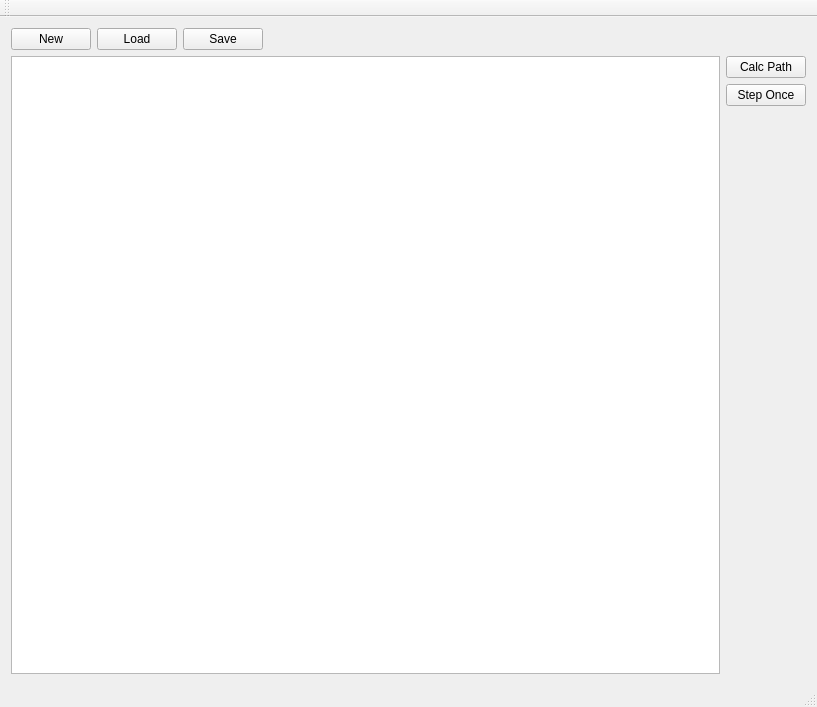
<?xml version="1.0" encoding="UTF-8"?>
<ui version="4.0">
 <class>MainWindow</class>
 <widget class="QMainWindow" name="MainWindow">
  <property name="geometry">
   <rect>
    <x>0</x>
    <y>0</y>
    <width>817</width>
    <height>707</height>
   </rect>
  </property>
  <property name="windowTitle">
   <string>MainWindow</string>
  </property>
  <widget class="QWidget" name="centralWidget">
   <layout class="QGridLayout" name="gridLayout">
    <item row="0" column="0" colspan="2">
     <layout class="QHBoxLayout" name="horizontalLayout">
      <item>
       <widget class="QPushButton" name="NewButton">
        <property name="text">
         <string>New</string>
        </property>
       </widget>
      </item>
      <item>
       <widget class="QPushButton" name="LoadButton">
        <property name="text">
         <string>Load</string>
        </property>
       </widget>
      </item>
      <item>
       <widget class="QPushButton" name="SaveButton">
        <property name="text">
         <string>Save</string>
        </property>
       </widget>
      </item>
      <item>
       <spacer name="horizontalSpacer">
        <property name="orientation">
         <enum>Qt::Horizontal</enum>
        </property>
        <property name="sizeHint" stdset="0">
         <size>
          <width>40</width>
          <height>20</height>
         </size>
        </property>
       </spacer>
      </item>
     </layout>
    </item>
    <item row="1" column="0" rowspan="3">
     <widget class="QTableWidget" name="tableWidget">
      <property name="autoFillBackground">
       <bool>true</bool>
      </property>
      <property name="lineWidth">
       <number>3</number>
      </property>
      <property name="midLineWidth">
       <number>2</number>
      </property>
      <property name="gridStyle">
       <enum>Qt::SolidLine</enum>
      </property>
      <property name="rowCount">
       <number>0</number>
      </property>
      <property name="columnCount">
       <number>0</number>
      </property>
     </widget>
    </item>
    <item row="1" column="1">
     <widget class="QPushButton" name="CalcFullPathButton">
      <property name="text">
       <string>Calc Path</string>
      </property>
     </widget>
    </item>
    <item row="2" column="1">
     <widget class="QPushButton" name="StepOnceButton">
      <property name="text">
       <string>Step Once</string>
      </property>
     </widget>
    </item>
    <item row="3" column="1">
     <spacer name="verticalSpacer">
      <property name="orientation">
       <enum>Qt::Vertical</enum>
      </property>
      <property name="sizeHint" stdset="0">
       <size>
        <width>77</width>
        <height>525</height>
       </size>
      </property>
     </spacer>
    </item>
   </layout>
  </widget>
  <widget class="QMenuBar" name="menuBar">
   <property name="geometry">
    <rect>
     <x>0</x>
     <y>0</y>
     <width>817</width>
     <height>23</height>
    </rect>
   </property>
  </widget>
  <widget class="QToolBar" name="mainToolBar">
   <attribute name="toolBarArea">
    <enum>TopToolBarArea</enum>
   </attribute>
   <attribute name="toolBarBreak">
    <bool>false</bool>
   </attribute>
  </widget>
  <widget class="QStatusBar" name="statusBar"/>
 </widget>
 <layoutdefault spacing="6" margin="11"/>
 <resources/>
 <connections/>
</ui>
